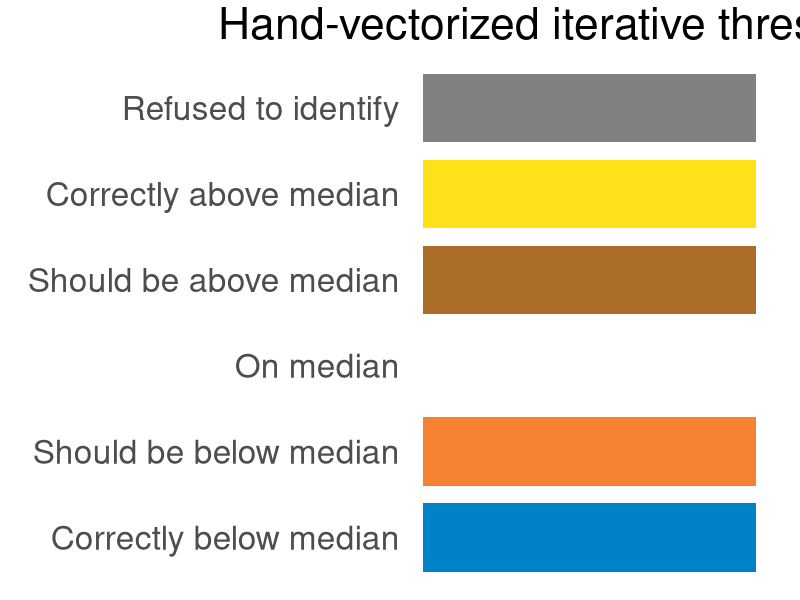

Generate this figure with R: (Note: this script raises an error after producing the figure.)
library(ggplot2)
library(patchwork)
library(pixmap)
library(grid)
library(gridExtra)

# Function to read and prepare an image for plotting
prepare.image <- \(path, rotate = TRUE) {
  img <- read.pnm(path)
  img.array <- array(
    c(img@red, img@green, img@blue),
    dim = c(img@size[1], img@size[2], 3)
  )
  if (!rotate) {
    return(img.array)
  }
  rotated <- array(
    dim = c(img@size[2], img@size[1], 3)  # swap dimensions
  )
  for (i in 1:3) {
    rotated[,,i] <- t(apply(img.array[,,i], 2, rev))
  }
  return(rotated)
}

    
# Create a legend data frame
legend.data <- data.frame(
  color = c(
    rgb(0/255, 130/255, 200/255),   # BLUE
    rgb(245/255, 130/255, 48/255),  # ORANGE
    rgb(255/255, 255/255, 255/255),  # WHITE
    rgb(170/255, 110/255, 40/255),  # BROWN
    rgb(255/255, 225/255, 25/255),  # YELLOW
    rgb(128/255, 128/255, 128/255)# GRAY
  ),
  description = factor(
    c(
      "Correctly below median",
      "Should be below median",
      "On median",
      "Should be above median",
      "Correctly above median",
      "Refused to identify"
    ),
    levels = c(
      "Correctly below median",
      "Should be below median",
      "On median",
      "Should be above median",
      "Correctly above median",
      "Refused to identify"
    )
  )
)
get.legend <- ggplot(legend.data, aes(y = description, fill = color)) +
  geom_tile(aes(x = 1), width = 2, height = 0.8) +  # Make tiles wider and shorter
  scale_fill_identity() +
  theme_minimal() +
  theme(
    axis.title = element_blank(),
    axis.text.x = element_blank(),
    axis.text.y = element_text(size = 24),
    axis.ticks = element_blank(),
    panel.grid = element_blank(),
    plot.margin = margin(5, 20, 5, 20),
    plot.title = element_text(size = 32, hjust = 0.5)
  ) +
  labs(title = "Hand-vectorized iterative thresholding")


# Create a plot for a single image
plot.iteration <- \(img.array, title = NULL, marginxy = 0.2) {
  df <- expand.grid(
    x = seq_len(dim(img.array)[2]),
    y = seq_len(dim(img.array)[1])
  )
  df$r <- as.vector(img.array[,,1])
  df$g <- as.vector(img.array[,,2])
  df$b <- as.vector(img.array[,,3])
  df$col <- rgb(df$r, df$g, df$b)
  
  p <- ggplot(df, aes(x = x, y = y)) +
    geom_raster(aes(fill = col)) +
    scale_fill_identity() +
    coord_fixed() +
    theme_void()
  
  if (!is.null(title)) {
    p <- p + labs(title = title) +
      theme(
        plot.title = element_text(hjust = 0.5, size = 32),
        plot.margin = unit(c(0.2, marginxy, 0.2, marginxy), "cm")
      )
  }
  return(p)
}

compression.input <- plot.iteration(prepare.image("compress/avx2/input.ppm"), title = "Input Image (512x512 Luma)")
compression.output <- plot.iteration(prepare.image("compress/avx2/output.ppm"), title = "Tent Filter Compression Output (128x128 Luma)")

# Create input and output plots
quantize.input <- plot.iteration(prepare.image("quantize/avx2/input.ppm"), title = expression(Hand-vectorized ~ DCTII ~ (D %*% A %*% D^t)))
quantize.output <- plot.iteration(prepare.image("quantize/avx2/output.ppm"), title = "Bit-Packed Hash Output")

# Create iteration plots
iter_plots <- list()
for (i in 0:7) {
  img <- prepare.image(sprintf("quantize/avx2/iter_%d.ppm", i))
  iter_plots[[i + 1]] <- plot.iteration(img, sprintf("Iteration %d", i), marginxy = 1.5)
}

print(iter_plots)

# Modified layout to include legend at the bottom
layout <- "
AAAAAA
AAAAAA
AAAAAA
AAAAAA
BBBBBB
BBBBBB
CCCCCC
CCCCCC
EEDDDD
EEDDDD
FFFFFF
FFFFFF
"

final <- wrap_plots(
  A = compression.input,
  B = compression.output,
  C = quantize.input,
  D = wrap_plots(iter_plots, ncol = 4),
  E = get.legend,
  F = quantize.output,
  design = layout
) +
  plot_annotation(
    title = "Yume-PDQ Pipeline Overview",
    theme = theme(
      plot.title = element_text(hjust = 0.5, size = 32, face = "bold"),
      plot.subtitle = element_text(hjust = 0.5, size = 32),
    )
  )

# Adjust dimensions to accommodate legend
ggsave("../pipeline_overview.png", final, 
       width = 24, height = 22, dpi = 300)
